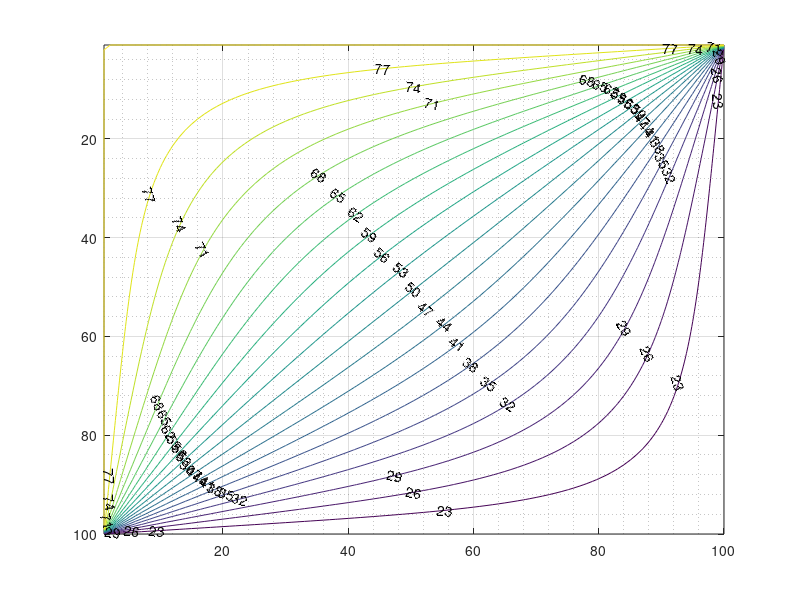

Source code (MATLAB):
N = 100; % liczba wierszy
M = 100; % liczba kolumn         k = i + (j -1) * N;
%Żeby przy zmodyfikować te warunki na brzegach na górze jest 20 natomiast co będzie jeżeli na 1/3 długości 200/
%Zmodyfikować kwadrotowa pusta przestrzeń w środku nie ma tych
%materiałów na zewnatrz 20 w srodku otwor 100stopni
% Tworzenie macierzy A
A = speye(N*M);

for i = 2 : (N-1)
    for j = 2 : (M-1)
        k = i + (j -1) * N;
        k1 = (i -1) + (j -1) * N;
        k2 = (i + 1)+ (j -1) * N;
        k3 = i + (j - 1 - 1) * N;
        k4 = i + (j -1 + 1) * N;
        A(k,k) =4;
        A(k,k1)= -1;
        A(k,k2) = -1;
        A(k,k3) = -1;
        A(k,k4) = -1;
    end
end
b = zeros(N*M,1);
for i = 1:N 
    j = 1;
    k = i + (j - 1) * N;
    b(k) = 80; % temperatura z lewej
    j = M;
    k = i + (j - 1) * N;
    b(k) = 20; % temperatura z prawej
end
for j = 1:M 
    i = 1;
    k = i + (j - 1) * N;
    b(k) = 80; % temperatura z lewej
    i = M;
    k = i + (j - 1) * N;
    b(k) = 20; % temperatura z prawej
end
T = A\b;
%T = lsqr(A,b);
T = reshape(T,N,M);

contour(T,20:3:80,'ShowText','on');
axis ij;
%axis equal;
grid on;
grid minor;